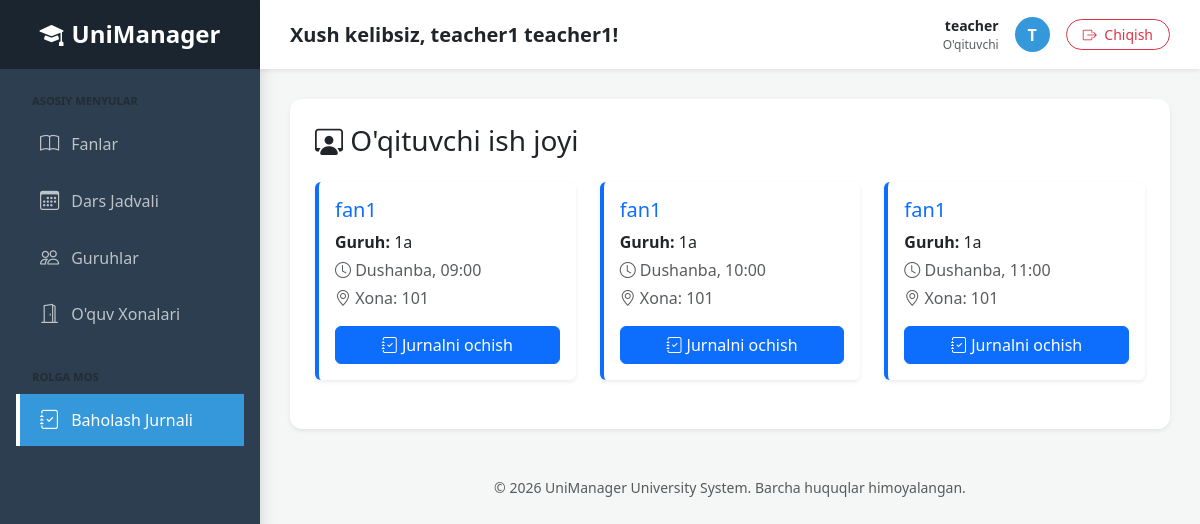
The page /academy/teacher/dashboard/ (signed in) on the database its author committed.
### users/models.py (models this page shows, shortened)
class User(AbstractUser):
    USER_ROLES = (
        ('admin', 'Admin'),
        ('teacher', 'O\'qituvchi'),
        ('student', 'Talaba'),
    )
    role = models.CharField(max_length=10, choices=USER_ROLES, default='admin')
    phone_number = models.CharField(max_length=15, blank=True, null=True)
    address = models.TextField(blank=True, null=True)

### academy/models.py (models this page shows, shortened)
class Lesson(models.Model):
    DAYS_OF_WEEK = (
        (1, 'Dushanba'),
        (2, 'Seshanba'),
        (3, 'Chorshanba'),
        (4, 'Payshanba'),
        (5, 'Juma'),
        (6, 'Shanba'),
    )
    subject = models.ForeignKey('Subject', on_delete=models.CASCADE)
    teacher = models.ForeignKey('users.User', on_delete=models.CASCADE, limit_choices_to={'role': 'teacher'})
    classroom = models.ForeignKey('Classroom', on_delete=models.CASCADE)
    group_name = models.CharField(max_length=50) # Masalan: "IF-21"
    day = models.IntegerField(choices=DAYS_OF_WEEK)
    start_time = models.TimeField()
    end_time = models.TimeField()

class Subject(models.Model):
    name = models.CharField(max_length=200)
    code = models.CharField(max_length=20, unique=True)
    credits = models.PositiveIntegerField()

class Classroom(models.Model):
    ROOM_TYPES = (
        ('lecture', 'Ma\'ruza'),
        ('lab', 'Laboratoriya'),
        ('practice', 'Amaliyot'),
    )
    number = models.CharField(max_length=10)
    capacity = models.PositiveIntegerField()
    room_type = models.CharField(max_length=10, choices=ROOM_TYPES)

### academy/views.py (the view)
# urls.py: path('teacher/dashboard/', views.teacher_dashboard, name='teacher_dashboard'),
@login_required
def teacher_dashboard(request):
    if request.user.role != 'teacher':
        return redirect('subject_list')
    my_lessons = Lesson.objects.filter(teacher=request.user)
    return render(request, 'academy/teacher_dashboard.html', {
        'lessons': my_lessons
    })

### academy/templates/academy/teacher_dashboard.html
{% extends 'base.html' %}
{% block content %}
<h3 class="mb-4"><i class="bi bi-person-workspace"></i> O'qituvchi ish joyi</h3>
<div class="row">
    {% for lesson in lessons %}
    <div class="col-md-4 mb-4">
        <div class="card h-100 shadow-sm border-0 border-start border-primary border-4">
            <div class="card-body">
                <h5 class="card-title text-primary">{{ lesson.subject.name }}</h5>
                <p class="card-text mb-1"><strong>Guruh:</strong> {{ lesson.group_name }}</p>
                <p class="card-text mb-1 text-muted">
                    <i class="bi bi-clock"></i> {{ lesson.get_day_display }}, {{ lesson.start_time|time:"H:i" }}
                </p>
                <p class="card-text mb-3 text-muted">
                    <i class="bi bi-geo-alt"></i> Xona: {{ lesson.classroom.number }}
                </p>
                <a href="{% url 'journal_view' lesson.id %}" class="btn btn-primary w-100">
                    <i class="bi bi-journal-check"></i> Jurnalni ochish
                </a>
            </div>
        </div>
    </div>
    {% empty %}
    <div class="col-12">
        <div class="alert alert-info">Sizga hali darslar biriktirilmagan.</div>
    </div>
    {% endfor %}
</div>
{% endblock %}

### templates/base.html (shortened to what this page needs)
<!DOCTYPE html>
<html lang="uz">
<head>
    <link href="https://cdn.jsdelivr.net/npm/bootstrap@5.3.0/dist/css/bootstrap.min.css" rel="stylesheet">
    <link rel="stylesheet" href="https://cdn.jsdelivr.net/npm/bootstrap-icons@1.11.0/font/bootstrap-icons.css">
</head>
<body>
    <div class="d-flex">
        {% if user.is_authenticated %}
        <div id="sidebar" class="shadow">
            <div class="logo-section mb-4">
                <h4 class="mb-0 fw-bold"><i class="bi bi-mortarboard-fill me-2"></i>UniManager</h4>
            </div>
            <div class="px-3">
                <p class="text-uppercase small fw-bold text-muted mb-2 ps-3" style="font-size: 0.7rem;">Asosiy Menyular</p>
                <ul class="nav flex-column">
                    <li class="nav-item">
                        <a href="{% url 'subject_list' %}" class="nav-link mb-1 {% if 'subject' in request.path %}active{% endif %}">
                            <i class="bi bi-book"></i> Fanlar
                        </a>
                    </li>
                    <li class="nav-item">
                        <a href="{% url 'timetable_view' %}" class="nav-link mb-1 {% if 'timetable' in request.path %}active{% endif %}">
                            <i class="bi bi-calendar3"></i> Dars Jadvali
                        </a>
                    </li>
                    <li class="nav-item">
                        <a href="{% url 'group_list' %}" class="nav-link mb-1 {% if 'group' in request.path %}active{% endif %}">
                            <i class="bi bi-people"></i> Guruhlar
                        </a>
                    </li>
                    <li class="nav-item">
                        <a href="{% url 'classroom_list' %}" class="nav-link mb-1 {% if 'classroom' in request.path %}active{% endif %}">
                            <i class="bi bi-door-open"></i> O'quv Xonalari
                        </a>
                    </li>
                </ul>
                <p class="text-uppercase small fw-bold text-muted mt-4 mb-2 ps-3" style="font-size: 0.7rem;">Rolga Mos</p>
                <ul class="nav flex-column">
                    {% if user.role == 'admin' %}
                    <li class="nav-item">
                        <a href="{% url 'user_list' %}" class="nav-link mb-1 {% if 'user' in request.path %}active{% endif %}">
                            <i class="bi bi-person-gear"></i> Foydalanuvchilar
                        </a>
                    </li>
                    {% elif user.role == 'teacher' %}
                    <li class="nav-item">
                        <a href="{% url 'teacher_dashboard' %}" class="nav-link mb-1 {% if 'teacher' in request.path %}active{% endif %}">
                            <i class="bi bi-journal-check"></i> Baholash Jurnali
                        </a>
                    </li>
                    {% elif user.role == 'student' %}
                    <li class="nav-item">
                        <a href="{% url 'student_dashboard' %}" class="nav-link mb-1 {% if 'student' in request.path %}active{% endif %}">
                            <i class="bi bi-graph-up-arrow"></i> Mening Natijalarim
                        </a>
                    </li>
                    {% endif %}
                </ul>
            </div>
        </div>
        {% endif %}
        <div class="main-content">
            <nav class="top-navbar d-flex justify-content-between align-items-center shadow-sm">
                <div>
                    <h5 class="mb-0 text-dark fw-semibold">
                        {% if user.is_authenticated %}
                            Xush kelibsiz, {{ user.get_full_name|default:user.username }}!
                        {% else %}
                            Tizimga kirish
                        {% endif %}
                    </h5>
                </div>
                <div class="d-flex align-items-center">
                    {% if user.is_authenticated %}
                        <div class="me-3 d-none d-md-block text-end">
                            <div class="fw-bold small">{{ user.username }}</div>
                            <div class="text-muted" style="font-size: 0.75rem;">{{ user.get_role_display|default:user.role }}</div>
                        </div>
                        <div class="user-profile-img me-3">
                            {{ user.username|first|upper }}
                        </div>
                        <form action="{% url 'logout' %}" method="post" class="m-0">
                            <button type="submit" class="btn btn-outline-danger btn-sm rounded-pill px-3">
                                <i class="bi bi-box-arrow-right me-1"></i> Chiqish
                            </button>
                        </form>
                    {% else %}
                        <a href="{% url 'login' %}" class="btn btn-primary btn-sm rounded-pill px-4">Kirish</a>
                    {% endif %}
                </div>
            </nav>
            <div class="content-container">
                <div class="main-card">
                    {% block content %}
                    {% endblock %}
                </div>
                <footer class="mt-5 text-center text-muted small">
                    <p>&copy; 2026 UniManager University System. Barcha huquqlar himoyalangan.</p>
                </footer>
            </div>
        </div>
    </div>
</body>
</html>

### templates/base.html (style rules this page uses)
body { background-color: #f4f7f6; font-family: 'Segoe UI', Tahoma, Geneva, Verdana, sans-serif; }
#sidebar { min-width: 260px; max-width: 260px; min-height: 100vh; background: #2c3e50; color: white; transition: all 0.3s; }
#sidebar .logo-section { background: #1a252f; padding: 20px; text-align: center; }
#sidebar .nav-link { color: #bdc3c7; padding: 12px 20px; display: flex; align-items: center; transition: 0.2s; border-left: 4px solid transparent; }
#sidebar .nav-link.active { background: #3498db; color: white !important; border-left: 4px solid #fff; }
#sidebar .nav-link i { font-size: 1.2rem; margin-right: 12px; }
.main-content { flex: 1; min-width: 0; }
.top-navbar { background: white; padding: 15px 30px; }
.content-container { padding: 30px; }
.main-card { background: white; border-radius: 12px; border: none; box-shadow: 0 0.125rem 0.25rem rgba(0, 0, 0, 0.075); padding: 25px; }
.user-profile-img { width: 35px; height: 35px; background: #3498db; color: white; border-radius: 50%; display: inline-flex; align-items: center; justify-content: center; font-weight: bold; }

### rows shown on the page
User: get_full_name "teacher1 teacher1", username "teacher", role "O'qituvchi", username|first "T"
Lesson: subject.name "fan1", group_name "1a", day "Dushanba", start_time "09:00", classroom.number "101"
Lesson: subject.name "fan1", group_name "1a", day "Dushanba", start_time "10:00", classroom.number "101"
Lesson: subject.name "fan1", group_name "1a", day "Dushanba", start_time "11:00", classroom.number "101"
